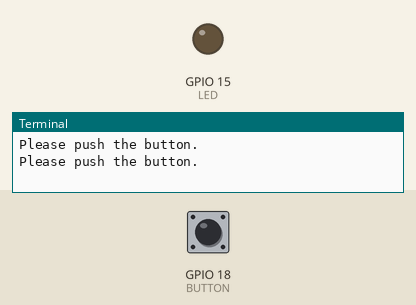
The program below on a simulated Raspberry Pi (BCM pin numbers). Parts: output pins drawn as LEDs (lit = HIGH), the last lines printed to the terminal. The inputs (shaded band) are chosen by the test bench; at power-on: GPIO 18 (BUTTON) LOW.

Above: at 1.2 s.
1.3 s: GPIO 18 (BUTTON) pulled HIGH for 0.15 s
At 1.7 s:
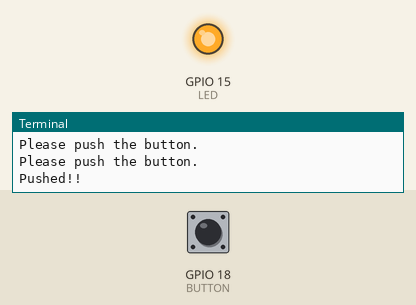
3.3 s: GPIO 18 (BUTTON) pulled HIGH for 3.2 s
At 6.9 s:
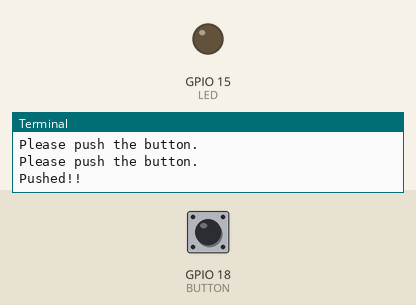
Timing chart, 0 to 8.4 s (numbered marks = the images above; inputs shaded):
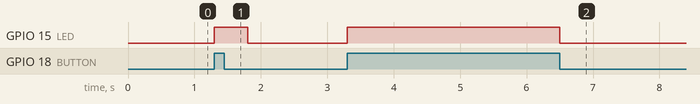

Measured:
- after the input at 1.3 s, GPIO 15 (LED): LOW → HIGH at once, → LOW 0.50 s later
- after the input at 3.3 s, GPIO 15 (LED): LOW → HIGH at once, → LOW 3.2 s later

The program:

button-led.py
```python
#  coding: utf-8
#  =====  ボタンが押されたらLEDを点灯させる  =====
import RPi.GPIO as GPIO
import time as t

#  設定値
LED = 15
BUTTON = 18

#  ボタンを押したときの関数
def button_pushed(channel):
    print("Pushed!!")
    flag = GPIO.input(BUTTON)
    if flag:
        GPIO.output(LED, 1)
    else:
        GPIO.output(LED, 0)
    t.sleep(0.5)

GPIO.setmode(GPIO.BCM )
#  Ledの設定
GPIO.setup(LED, GPIO.OUT, initial=GPIO.LOW )
#  Buttonの設定
GPIO.setup(BUTTON, GPIO.IN, pull_up_down=GPIO.PUD_DOWN )
GPIO.add_event_detect( BUTTON, GPIO.BOTH, callback = button_pushed,
bouncetime = 200 )


try:
    while True:
        print("Please push the button.")
        t.sleep(1 )
except KeyboardInterrupt:  #  Ctrl + Cの入力時
    print("STOP")
    GPIO.remove_event_detect( BUTTON )
    GPIO.cleanup()
```
